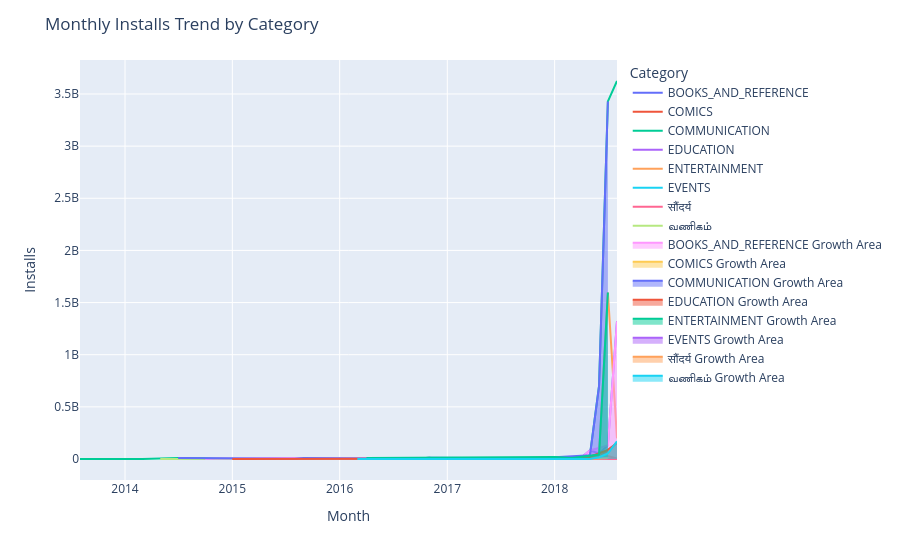

Here is the notebook cell this chart was saved with:
### Code cell
import plotly.express as px

fig_task3 = px.line(monthly_installs, x='Month', y='Installs', color='Category')

for category in monthly_installs['Category'].unique():
    cat_data = monthly_installs[monthly_installs['Category'] == category]
    
    high_growth = cat_data[cat_data['Growth'] > 0.20]

    fig_task3.add_scatter(
        x=high_growth['Month'],
        y=high_growth['Installs'],
        fill='tozeroy',
        mode='lines',
        opacity=0.2,
        name=f"{category} Growth Area"
        
    )
    fig_task3.update_layout(
    title='Monthly Installs Trend by Category',
    title_x=0.5
)

fig_task3.show()

### Figure 1 — Plotly figure (JSON) as saved in the notebook; plotly's stock layout.template omitted (floating-point values rounded to 4 significant figures)
{"data": [{"hovertemplate": "Category=BOOKS_AND_REFERENCE<br>Month=%{x}<br>Installs=%{y}<extra></extra>", "legendgroup": "BOOKS_AND_REFERENCE", "line": {"color": "#636efa", "dash": "solid"}, "marker": {"symbol": "circle"}, "mode": "lines", "name": "BOOKS_AND_REFERENCE", "orientation": "v", "showlegend": true, "type": "scatter", "x": ["2014-07", "2014-10", "2014-11", "2015-02", "2015-07", "2016-06", "2016-08", "2016-12", "2017-02", "2017-03", "2017-04", "2017-05", "2017-06", "2017-07", "2017-08", "2017-11", "2017-12", "2018-01", "2018-02", "2018-03", "2018-04", "2018-05", "2018-06", "2018-07", "2018-08"], "xaxis": "x", "y": [50000, 500000, 5000000, 50000, 10000000, 60000, 100000, 500000, 100000, 100000, 1000000, 100000, 5000000, 100000, 10010000, 4500000, 1200000, 500000, 100000, 10100000, 12550000, 82110000, 53600000, 130850000, 1321050000], "yaxis": "y"}, {"hovertemplate": "Category=COMICS<br>Month=%{x}<br>Installs=%{y}<extra></extra>", "legendgroup": "COMICS", "line": {"color": "#EF553B", "dash": "solid"}, "marker": {"symbol": "circle"}, "mode": "lines", "name": "COMICS", "orientation": "v", "showlegend": true, "type": "scatter", "x": ["2015-09", "2017-03", "2017-10", "2018-05", "2018-06", "2018-07", "2018-08"], "xaxis": "x", "y": [50000, 100000, 100000, 6110000, 1610000, 28200000, 5650000], "yaxis": "y"}, {"hovertemplate": "Category=COMMUNICATION<br>Month=%{x}<br>Installs=%{y}<extra></extra>", "legendgroup": "COMMUNICATION", "line": {"color": "#00cc96", "dash": "solid"}, "marker": {"symbol": "circle"}, "mode": "lines", "name": "COMMUNICATION", "orientation": "v", "showlegend": true, "type": "scatter", "x": ["2013-08", "2014-01", "2014-03", "2014-07", "2015-02", "2015-03", "2015-05", "2015-08", "2015-09", "2016-04", "2016-06", "2016-07", "2016-09", "2016-11", "2016-12", "2017-03", "2017-04", "2017-07", "2017-08", "2017-09", "2017-11", "2017-12", "2018-01", "2018-03", "2018-04", "2018-05", "2018-06", "2018-07", "2018-08"], "xaxis": "x", "y": [150000, 100000, 100000, 10000000, 500000, 1000000, 100000, 2000000, 10000000, 10000000, 1000000, 110000, 1000000, 11000000, 100000, 10000000, 1100000, 500000, 1000000, 50000, 5000000, 1000000, 16100000, 12100000, 7000000, 36100000, 700100000, 3428430000, 3624560000], "yaxis": "y"}, {"hovertemplate": "Category=EDUCATION<br>Month=%{x}<br>Installs=%{y}<extra></extra>", "legendgroup": "EDUCATION", "line": {"color": "#ab63fa", "dash": "solid"}, "marker": {"symbol": "circle"}, "mode": "lines", "name": "EDUCATION", "orientation": "v", "showlegend": true, "type": "scatter", "x": ["2014-07", "2015-01", "2015-06", "2015-08", "2016-09", "2016-12", "2017-01", "2017-08", "2017-09", "2017-10", "2017-11", "2017-12", "2018-02", "2018-03", "2018-04", "2018-05", "2018-06", "2018-07", "2018-08"], "xaxis": "x", "y": [10000, 100000, 1000000, 1000000, 1000000, 100000, 2000000, 1000000, 1500000, 7610000, 1000000, 3200000, 6000000, 1100000, 5000000, 22100000, 6400000, 87200000, 153100000], "yaxis": "y"}, {"hovertemplate": "Category=ENTERTAINMENT<br>Month=%{x}<br>Installs=%{y}<extra></extra>", "legendgroup": "ENTERTAINMENT", "line": {"color": "#FFA15A", "dash": "solid"}, "marker": {"symbol": "circle"}, "mode": "lines", "name": "ENTERTAINMENT", "orientation": "v", "showlegend": true, "type": "scatter", "x": ["2015-09", "2016-04", "2016-09", "2017-07", "2018-01", "2018-02", "2018-03", "2018-04", "2018-05", "2018-06", "2018-07", "2018-08"], "xaxis": "x", "y": [2000000, 10000000, 10000000, 1000000, 20000000, 200000, 10000000, 10000000, 7500000, 43200000, 1596800000, 198300000], "yaxis": "y"}, {"hovertemplate": "Category=EVENTS<br>Month=%{x}<br>Installs=%{y}<extra></extra>", "legendgroup": "EVENTS", "line": {"color": "#19d3f3", "dash": "solid"}, "marker": {"symbol": "circle"}, "mode": "lines", "name": "EVENTS", "orientation": "v", "showlegend": true, "type": "scatter", "x": ["2016-11", "2017-04", "2017-10", "2017-12", "2018-05", "2018-06", "2018-07", "2018-08"], "xaxis": "x", "y": [100000, 100000, 100000, 50000, 110000, 700000, 6300000, 100000], "yaxis": "y"}, {"hovertemplate": "Category=सौंदर्य<br>Month=%{x}<br>Installs=%{y}<extra></extra>", "legendgroup": "सौंदर्य", "line": {"color": "#FF6692", "dash": "solid"}, "marker": {"symbol": "circle"}, "mode": "lines", "name": "सौंदर्य", "orientation": "v", "showlegend": true, "type": "scatter", "x": ["2016-10", "2017-11", "2018-03", "2018-05", "2018-06", "2018-07", "2018-08"], "xaxis": "x", "y": [1000000, 1000000, 5000, 1100000, 1050000, 6100000, 600000], "yaxis": "y"}, {"hovertemplate": "Category=வணிகம்<br>Month=%{x}<br>Installs=%{y}<extra></extra>", "legendgroup": "வணிகம்", "line": {"color": "#B6E880", "dash": "solid"}, "marker": {"symbol": "circle"}, "mode": "lines", "name": "வணிகம்", "orientation": "v", "showlegend": true, "type": "scatter", "x": ["2014-05", "2015-09", "2016-02", "2016-03", "2016-05", "2017-06", "2017-09", "2017-11", "2017-12", "2018-01", "2018-02", "2018-03", "2018-04", "2018-05", "2018-06", "2018-07", "2018-08"], "xaxis": "x", "y": [100000, 100000, 10000, 1000000, 500000, 100000, 1000000, 500000, 1501000, 1000000, 7000000, 2000000, 100000, 1100000, 16750000, 53000000, 168650000], "yaxis": "y"}, {"fill": "tozeroy", "mode": "lines", "name": "BOOKS_AND_REFERENCE Growth Area", "opacity": 0.2, "type": "scatter", "x": ["2014-10", "2014-11", "2015-07", "2016-08", "2016-12", "2017-04", "2017-06", "2017-08", "2018-03", "2018-04", "2018-05", "2018-07", "2018-08"], "y": [500000, 5000000, 10000000, 100000, 500000, 1000000, 5000000, 10010000, 10100000, 12550000, 82110000, 130850000, 1321050000]}, {"fill": "tozeroy", "mode": "lines", "name": "COMICS Growth Area", "opacity": 0.2, "type": "scatter", "x": ["2017-03", "2018-05", "2018-07"], "y": [100000, 6110000, 28200000]}, {"fill": "tozeroy", "mode": "lines", "name": "COMMUNICATION Growth Area", "opacity": 0.2, "type": "scatter", "x": ["2014-07", "2015-03", "2015-08", "2015-09", "2016-09", "2016-11", "2017-03", "2017-08", "2017-11", "2018-01", "2018-05", "2018-06", "2018-07"], "y": [10000000, 1000000, 2000000, 10000000, 1000000, 11000000, 10000000, 1000000, 5000000, 16100000, 36100000, 700100000, 3428430000]}, {"fill": "tozeroy", "mode": "lines", "name": "EDUCATION Growth Area", "opacity": 0.2, "type": "scatter", "x": ["2015-01", "2015-06", "2017-01", "2017-09", "2017-10", "2017-12", "2018-02", "2018-04", "2018-05", "2018-07", "2018-08"], "y": [100000, 1000000, 2000000, 1500000, 7610000, 3200000, 6000000, 5000000, 22100000, 87200000, 153100000]}, {"fill": "tozeroy", "mode": "lines", "name": "ENTERTAINMENT Growth Area", "opacity": 0.2, "type": "scatter", "x": ["2016-04", "2018-01", "2018-03", "2018-06", "2018-07"], "y": [10000000, 20000000, 10000000, 43200000, 1596800000]}, {"fill": "tozeroy", "mode": "lines", "name": "EVENTS Growth Area", "opacity": 0.2, "type": "scatter", "x": ["2018-05", "2018-06", "2018-07"], "y": [110000, 700000, 6300000]}, {"fill": "tozeroy", "mode": "lines", "name": "सौंदर्य Growth Area", "opacity": 0.2, "type": "scatter", "x": ["2018-05", "2018-07"], "y": [1100000, 6100000]}, {"fill": "tozeroy", "mode": "lines", "name": "வணிகம் Growth Area", "opacity": 0.2, "type": "scatter", "x": ["2016-03", "2017-09", "2017-12", "2018-02", "2018-05", "2018-06", "2018-07", "2018-08"], "y": [1000000, 1000000, 1501000, 7000000, 1100000, 16750000, 53000000, 168650000]}], "layout": {"legend": {"title": {"text": "Category"}, "tracegroupgap": 0}, "margin": {"t": 60}, "title": {"text": "Monthly Installs Trend by Category"}, "xaxis": {"anchor": "y", "domain": [0, 1], "title": {"text": "Month"}}, "yaxis": {"anchor": "x", "domain": [0, 1], "title": {"text": "Installs"}}}}
